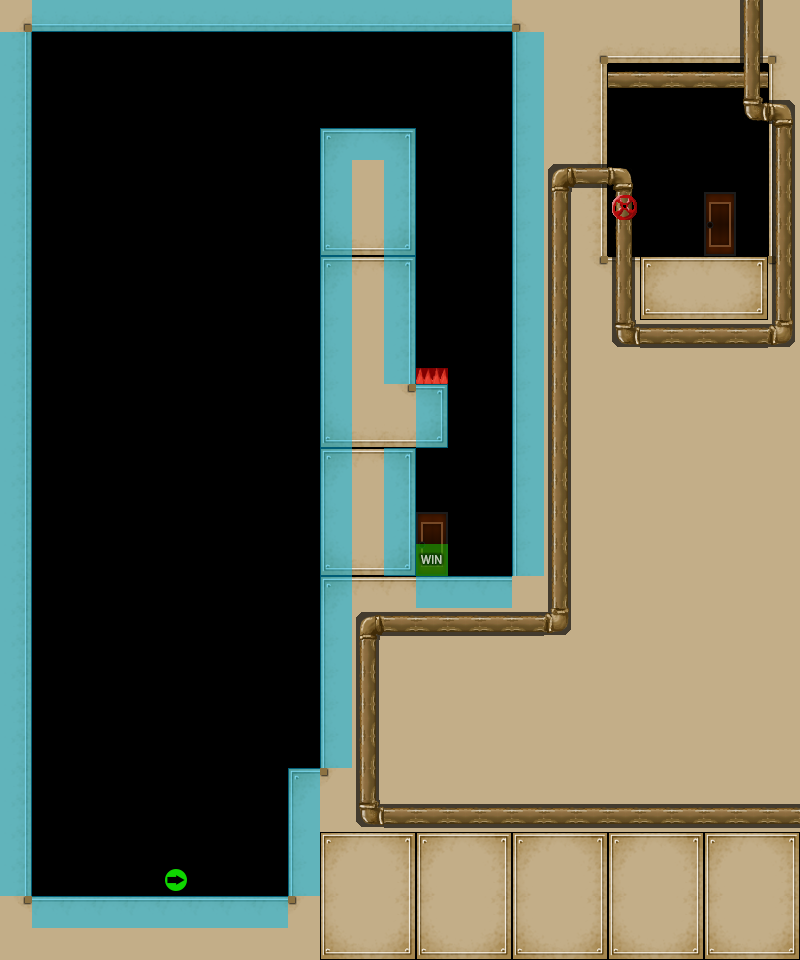

Rendered tile map (Tiled .tmx) drawn with the repository's tilesets; below, a short description and the map source with its tile grids summarised:
An orthogonal 25x30 tile map with 32x32 px tiles, 5 tile layers (100, -85, -90, -95, ...), 2 tilesets.

<map version="1.0" orientation="orthogonal" width="25" height="30" tilewidth="32" tileheight="32">
 <tileset firstgid="1" name="tileset" tilewidth="32" tileheight="32">
  <image source="tilesets/tileset.png" width="384" height="384" />
 </tileset>
 <tileset firstgid="145" name="tiles_collision" tilewidth="32" tileheight="32">
  <image source="tilesets/tiles_collision.png" width="160" height="160" />
 </tileset>
 <layer name="100" width="25" height="30">
  <data>[750 cells, 428 non-empty, 16 distinct tile ids]</data>
 </layer>
 <layer name="-85" width="25" height="30">
  <data>[750 cells, 5 non-empty, 1 distinct tile ids]</data>
 </layer>
 <layer name="-90" width="25" height="30">
  <data>[750 cells, 63 non-empty, 9 distinct tile ids]</data>
 </layer>
 <layer name="-95" width="25" height="30">
  <data>[750 cells, 1 non-empty, 1 distinct tile ids]</data>
 </layer>
 <layer name="collision" width="25" height="30">
  <data>[750 cells, 112 non-empty, 4 distinct tile ids]</data>
 </layer>
</map>
